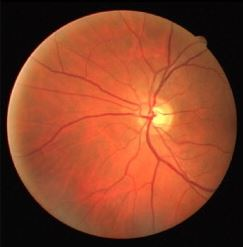
%> input picture retinal1.JPG, 243 x 247 px
$ octave --eval "result = util(imread('retinal1.JPG'));"   (GNU Octave 9; MATLAB toolbox functions it lacks are replaced by stand-ins)
%> lines starting %> are read from the running program, lines starting %| are printed output that depends on the picture; in (x1, y1, x2, y2) boxes, pixels count from 0 and x2, y2 are one past the last pixel; in counts of white or black regions, pixels touching at a corner belong together; the program's own positions count from 1
### vertical.m
function [C O]=vertical(A)
%A=imread('retinal1.jpg');
A=rgb2gray(A);
A=im2double(A);
%> A: size 247x243 double
B=A;
A=imcomplement(A);
[r c]=size(A);
%> r = 247; c = 243
%Vertical
vf=[-1 -2 0 2 1; -2 -4 0 4 2; -1 -2 0 2 1];
O=zeros(r,c);
C=zeros(r,c);
for i=2:r-1
    for j=3:c-2
        subimg=A(i-1:i+1,j-2:j+2);
        O(i,j)=sum(sum(vf.*subimg));
       % O2(i,j)=sum(sum(vf2.*subimg));
    end
end
for i=2:r-1

    for j=3:c-4
        flag=0;
        if O(i,j+1)>0 & O(i,j+2)<0

            adv=sum(O(i,j:j+3));

            if O(i,j)>0 & (O(i,j+3)<0 | adv>0)
                flag=1;
            else
            end
            if adv<0 & O(i,j+3)<0
                flag=1;
            else
            end
        else
        end

        if flag==1
            [v,p]=max(A(i,j:j+3));
            C(i,j+p-1)=1;
        end
    end
end
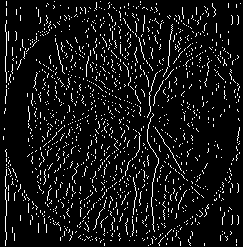
%> C: size 247x243 double; values 0 (black) and 1 (white), 7.8% white in thin lines or dots
%> after the loop, adv = -0.0627; p = 1; v = 0.976

### horizontal.m
function [C2 O2]=vertical(A)
%A=imread('retinal1.jpg');
A=rgb2gray(A);
A=im2double(A);
B=A;
A=imcomplement(A);
[r c]=size(A);
vf2=[-1 -2 -1; -2 -4 -2; 0 0 0 ; 2 4 2 ;1 2 1];
O2=zeros(r,c);
C2=zeros(r,c);
for i=3:r-2
    for j=2:c-1
        subimg=A(i-2:i+2,j-1:j+1);
        O2(i,j)=sum(sum(vf2.*subimg));
       % O2(i,j)=sum(sum(vf2.*subimg));
    end
end
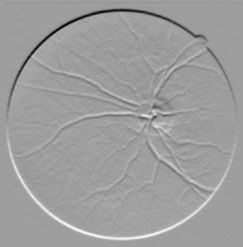
%> O2: size 247x243 double; min -6.34, max 3.89, mean -0.00119; drawn with min black and max white


for i=3:r-4

    for j=2:c-1
        flag=0;
        if O2(i+1,j)>0 & O2(i+2,j)<0

            adv=sum(O2(i:i+3,j));

            if O2(i,j)>0 & (O2(i+3,j)<0 | adv>0)
                flag=1;
            else
            end
            if adv<0 & O2(i+3,j)<0
                flag=1;
            else
            end
        else
        end

        if flag==1
            [v,p]=max(A(i:i+3,j));
            C2(i+p-1,j)=1;
        end
    end
end
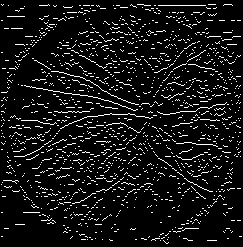
%> C2: size 247x243 double; values 0 (black) and 1 (white), 8.2% white in thin lines or dots
%> after the loop, adv = -0.0157


### diag45.m
function [C bwC]=diag45(A)


filter=[0 0 -1 0 0 0 0;0 -2 0 -2 0 0 0;-1 0 -4 0 0 0 0;....
     0 -2 0 0 0 2 0;0 0 0 0 4 0 1;0 0 0 2 0 2 0;0 0 0 0 1 0 0];
[m n]=size(filter);
A=rgb2gray(A);
A=im2double(A);
B=A;
A=imcomplement(A);
[r c]=size(A);
tm=floor(m/2);tn=floor(n/2);
B=zeros(r+2*tm,c+2*tn);
B(tm+1:tm+r,tn+1:tn+c)=A; % zero padded A
DA=zeros(r,c);
C=zeros(r,c);
bwC=zeros(r,c);

% APPLY THE FILTER ON B
for i=tm+1:r+tm
    for j=tn+1:c+tn
        subimg=B(i-tm:i+tm,j-tn:j+tn);
        DA(i-tm,j-tn)=sum(sum(filter.*subimg));
    end
end


% SEARCH FOR SPECIFIC COMBINATION OF SIGNS IN DA
% 4-window search

for i=1:r
    for j=1:c
        lenb=4;
        for step=0:3
            if i+step <=r & j+step <=c
                b(step+1)=DA(i+step,j+step);
            else
                lenb=step;
                break;
            end
        end

        % if lenb=4 then b is of length 4 otherwise
        % length of b is less than 4 and in that case we don't
        % search for specific combination of signs.

        if lenb==4;
            flag=0;
            % look if b has the specific combination of signs
            adv=mean(b);
            if b(2)>0 & b(3)<0
                if b(1)>0 & ( b(4)<0 | adv>0 )
                    flag=1;
                end
                if adv<0 & b(4)<0
                    flag=1;
                end
            end
            % perform the search for the local maxima in the
            % underlying image if the specific combination of signs if
            % detected i.e, if flag equals one
            if flag==1
                for step=0:3
                    a(step+1)=A(i+step,j+step);
                end
                [value position]=max(a);
                C(i+position-1,j+position-1)=max(b) + abs(min(b));
                bwC(i+position-1,j+position-1)=1;
            end
        end

    end
end
%> bwC: size 247x243 double; values 0 (black) and 1 (white), 10% white in thin lines or dots
%> after the loop, a = [0.965 0.976 0.973 0.973]; adv = -5.39; b = [-11.69 -11.69 -11.69 -11.69]; flag = 0; position = 2; value = 0.976


% [16 lines of commented-out code are left out]

### diag135.m
function [C bwC]=diag135(A)


% [4 lines of commented-out code are left out]
A=rgb2gray(A);
A=im2double(A);
B=A;
A=imcomplement(A);

filter=[0 0 0 0 1 0 0;0 0 0 2 0 2 0;0 0 0 0 4 0 1;....
        0 -2 0 0 0 2 0;-1 0 -4 0 0 0 0;0 -2 0 -2 0 0 0;0 0 -1 0 0 0 0];


[m n]=size(filter);
tm=floor(m/2);
tn=floor(n/2);
[r c]=size(A);

B=zeros(2*tm+r,2*tn+c);
B(tm+1:tm+r,tn+1:tn+c)=A; % B is zero padded A
DA=zeros(r,c);
C=zeros(r,c);
bwC=zeros(r,c);

% APPLY THE FILTER ON B
for i=tm+1:tm+r
    for j=tn+1:tn+c
        subimg=B(i-tm:i+tm,j-tn:j+tn);
        DA(i-tm,j-tn)=sum(sum(filter.*subimg));
    end
end
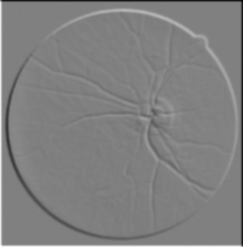
%> DA: size 247x243 double; min -11.84, max 11.67, mean 0.00245; drawn with min black and max white


for i=1:r
    for j=1:c
        lenb=4;
        for step=0:3
            if i-step >=1 & j+step <=c
                b(step+1)=DA(i-step,j+step);
            else
                lenb=step;
                break;
            end
        end

        % if lenb=4 then b is of length 4 otherwise
        % length of b is less than 4 and in that case we don't
        % search for specific combination of signs.

        if lenb==4;
            flag=0;
            % look if t has the specific combination of signs
            adv=mean(b);
            if b(2)>0 & b(3)<0
                if b(1)>0 & ( b(4)<0 | adv>0 )
                    flag=1;
                end
                if adv<0 & b(4)<0
                    flag=1;
                end
            end
            % perform the search for the local maxima in the
            % underlying image if the specific combination of signs if
            % detected i.e, if flag equals one
            if flag==1
                for step=0:3
                    a(step+1)=A(i-step,j+step);
                end
                [value position]=max(a);
                C(i-(position-1),j+(position-1))=max(b)+abs(min(b));
                bwC(i-(position-1),j+(position-1))=1;
            end
        end

    end
end
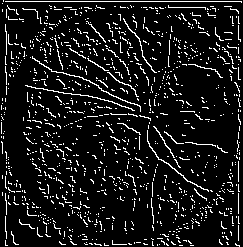
%> bwC: size 247x243 double; values 0 (black) and 1 (white), 9.5% white in thin lines or dots
%> after the loop, a = [0.976 0.973 0.976 0.976]; adv = 4.44e-16; b = [0.0157 -4.84 -8.74 -9.75]; flag = 1; position = 1


% figure,imshow(A);
% title('Original Image');
% OO=mat2gray(DA);
% figure,imshow(OO);
% title('Result Of DoOG');
% figure,imshow(mat2gray(C));
% title('Centerline');
%
% % C=bwareaopen(C,10);
% figure,imshow(bwC);
% title('Centerline');

% figure,imshow(C);
% title('Result Of Centerline detection');
% figure,imshow(imcomplement(Z));


% x=linspace(0,pi,500);
% y=sin(x);
% I=repmat(y,250,1);
% I=imrotate(I,-45);
%

### RegionGrowing.m
function [C2,Len]=regionGrowing(C2,A)
A=rgb2gray(A);
A=im2double(A);
B=A;
A=imcomplement(A);
Im= A+C2;
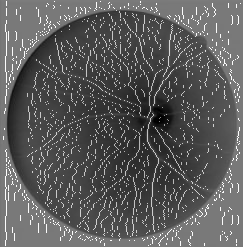
%> Im: size 247x243 double; min 0.0471, max 2, mean 0.749; drawn with min black and max white
[r c]=size(A);

std_H=double(std(Im(:)));
%> std_H = 0.346
mean_H=mean(Im(:));
%> mean_H = 0.749
alpha=0.000000001;
Im_T=mean_H - alpha*(std_H);
%> Im_T = 0.749
Len=zeros(r,c);
for i = 1:r
    for j = 1:c
        if C2(i,j)== 0 & Im(i,j) >= Im_T
            C2(i,j)=1;
        end
    end
end
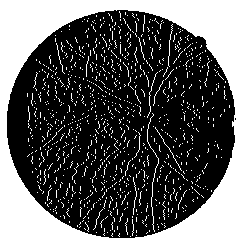
%> C2: size 247x243 double; values 0 (black) and 1 (white), 37.1% white; 1009 white regions (997 under 20 px), largest, box (x1, y1, x2, y2) and area: (0, 0, 243, 247) 18901, (147, 113, 159, 232) 119, (147, 72, 158, 118) 46
dj_H=DJSet(r*c);
for i = 2:r-1
    for j = 2:c-1
        if C2(i,j)==1 & C2(i+1,j)==1
            dj_H.union(c*(i-1)+j ,c*(i)+j);
        end
        if C2(i,j)==1 & C2(i,j+1)==1
            dj_H.union(c*(i-1)+j ,c*(i-1)+j+1);
        end
        if C2(i,j)==1 & C2(i,j-1)==1
            dj_H.union(c*(i-1)+j ,c*(i-1)+j-1);
        end
        if C2(i,j)==1 & C2(i-1,j)==1
            dj_H.union(c*(i-1)+j ,c*(i-2)+j);
        end

    end
end
min_points=max(dj_H.size)-1000;
min_points;
for i = 1:r
    for j = 1:c
        u=dj_H.root(c*(i-1)+j);
        if dj_H.size(u) > min_points
            C2(i,j)=1;
        end
        Len(i,j)=dj_H.size(u);
    end

end

### util.m
function [C_V,C_H,C_45,C_135]=util(A)
[C_V,V_DOOG]=vertical(A);
[C_H,H_DOOG]=horizontal(A);
[C_45,d45_DOOG]=diag45(A);
[C_135,d135_DOOG]=diag135(A);
[C_V,Len_V]=RegionGrowing(C_V,A);
[C_H,Len_H]=RegionGrowing(C_H,A);
[C_45,Len_45]=RegionGrowing(C_45,A);
[C_135,Len_135]=RegionGrowing(C_135,A);
[r,c]=size(C_H);
A=rgb2gray(A);
A=im2double(A);
IC_V=A+C_V;
IC_H=A+C_H;
IC_45=A+C_45;
IC_135=A+C_135;


% For Horizontal
Avg_H=zeros(r,c);
Max_H=zeros(r,c);
I_H=zeros(r,c);
for i= 1:r
    for j = 1:c
        Avg_H(i,j)=IC_H(i,j);
        Max_H(i,j)=IC_H(i,j);
        points=1;
        if i+1<=r
            Avg_H(i,j)=Avg_H(i,j)+IC_H(i+1,j);
            Max_H(i,j)=max(Max_H(i,j),IC_H(i+1,j));
            points=points+1;
        end

        if j+1<=c
            Avg_H(i,j)=Avg_H(i,j)+IC_H(i,j+1);
            Max_H(i,j)=max(Max_H(i,j),IC_H(i,j+1));
            points=points+1;
        end
        if i-1>=1
            Avg_H(i,j)=Avg_H(i,j)+IC_H(i-1,j);
            Max_H(i,j)=max(Max_H(i,j),IC_H(i-1,j));
            points=points+1;
        end
        if j-1>=1
            Avg_H(i,j)=Avg_H(i,j)+IC_H(i,j-1);
            Max_H(i,j)=max(Max_H(i,j),IC_H(i,j-1));
            points=points+1;
        end
        Avg_H(i,j)=Avg_H(i,j)/points;
        Temp=[Avg_H(i,j),Max_H(i,j)];
        I_H(i,j)=geomean(Temp);
    end
end


% For Vertical
Avg_V=zeros(r,c);
Max_V=zeros(r,c);
I_V=zeros(r,c);
for i= 1:r
    for j = 1:c
        Avg_V(i,j)=IC_V(i,j);
        Max_V(i,j)=IC_V(i,j);
        points=1;
        if i+1<=r
            Avg_V(i,j)=Avg_V(i,j)+IC_V(i+1,j);
            Max_V(i,j)=max(Max_V(i,j),IC_V(i+1,j));
            points=points+1;
        end
        if j+1<=c
            Avg_V(i,j)=Avg_V(i,j)+IC_V(i,j+1);
            Max_V(i,j)=max(Max_V(i,j),IC_V(i,j+1));
            points=points+1;
        end
        if i-1>=1
            Avg_V(i,j)=Avg_V(i,j)+IC_V(i-1,j);
            Max_V(i,j)=max(Max_V(i,j),IC_V(i-1,j));
            points=points+1;
        end
        if j-1>=1
            Avg_V(i,j)=Avg_V(i,j)+IC_V(i,j-1);
            Max_V(i,j)=max(Max_V(i,j),IC_V(i,j-1));
            points=points+1;
        end
        Avg_V(i,j)=Avg_V(i,j)/points;
        Temp=[Avg_V(i,j),Max_V(i,j)];
        I_V(i,j)=geomean(Temp);
    end
end


% For 45
Avg_45=zeros(r,c);
Max_45=zeros(r,c);
I_45=zeros(r,c);
for i= 1:r
    for j = 1:c
        Avg_45(i,j)=IC_45(i,j);
        Max_45(i,j)=IC_45(i,j);
        points=1;
        if i+1<=r
            Avg_45(i,j)=Avg_45(i,j)+IC_45(i+1,j);
            Max_45(i,j)=max(Max_45(i,j),IC_45(i+1,j));
            points=points+1;
        end
        if j+1<=c
            Avg_45(i,j)=Avg_45(i,j)+IC_45(i,j+1);
            Max_45(i,j)=max(Max_45(i,j),IC_45(i,j+1));
            points=points+1;
        end
        if i-1>=1
            Avg_45(i,j)=Avg_45(i,j)+IC_45(i-1,j);
            Max_45(i,j)=max(Max_45(i,j),IC_45(i-1,j));
            points=points+1;
        end
        if j-1>=1
            Avg_45(i,j)=Avg_45(i,j)+IC_45(i,j-1);
            Max_45(i,j)=max(Max_45(i,j),IC_45(i,j-1));
            points=points+1;
        end
        Avg_45(i,j)=Avg_45(i,j)/points;
        Temp=[Avg_45(i,j),Max_45(i,j)];
        I_45(i,j)=geomean(Temp);
    end
end


% For 135
Avg_135=zeros(r,c);
Max_135=zeros(r,c);
I_135=zeros(r,c);
for i= 1:r
    for j = 1:c
        Avg_135(i,j)=IC_135(i,j);
        Max_135(i,j)=IC_135(i,j);
        points=1;
        if i+1<=r
            Avg_135(i,j)=Avg_135(i,j)+IC_135(i+1,j);
            Max_135(i,j)=max(Max_135(i,j),IC_135(i+1,j));
            points=points+1;
        end
        if j+1<=c
            Avg_135(i,j)=Avg_135(i,j)+IC_135(i,j+1);
            Max_135(i,j)=max(Max_135(i,j),IC_135(i,j+1));
            points=points+1;
        end
        if i-1>=1
            Avg_135(i,j)=Avg_135(i,j)+IC_135(i-1,j);
            Max_135(i,j)=max(Max_135(i,j),IC_135(i-1,j));
            points=points+1;
        end
        if j-1>=1
            Avg_135(i,j)=Avg_135(i,j)+IC_135(i,j-1);
            Max_135(i,j)=max(Max_135(i,j),IC_135(i,j-1));
            points=points+1;
        end
        Avg_135(i,j)=Avg_135(i,j)/points;
        Temp=[Avg_135(i,j),Max_135(i,j)];
        I_135(i,j)=geomean(Temp);
    end
end
%Normalizing diagonal lengths
sqt2=sqrt(2);
for i= 1:r
    for j= 1:c
        Len_45(i,j)=Len_45(i,j)/sqt2;
        Len_135(i,j)=Len_135(i,j)/sqt2;
    end
end

% Calculating Reference values
%Vertical
sz=randi([50,100],1,1);
s_x=randi([1,r],1,sz(1,1));
s_y=randi([1,c],1,sz(1,1));
IS_v=zeros(1,sz(1,1));
LS_v=zeros(1,sz(1,1));
for i = 1:1
    for j = 1:sz(1,1)
        x=s_x(i,j);
        y=s_y(i,j);
        IS_v(i,j)=I_V(x,y);
        LS_v(i,j)=Len_V(x,y);
    end
end
MI_v= mean(IS_v);
stdI_v=std(IS_v);
Ix_V=MI_v-stdI_v;
L_V=mean(LS_v);

%Horizontal

IS_H=zeros(1,sz(1,1));
LS_H=zeros(1,sz(1,1));
for i = 1:1
    for j = 1:sz(1,1)
        x=s_x(i,j);
        y=s_y(i,j);
        IS_H(i,j)=I_H(x,y);
        LS_H(i,j)=Len_H(x,y);
    end
end
MI_H= mean(IS_H);
stdI_H=std(IS_H);
Ix_H=MI_H-stdI_H;
L_H=mean(LS_H);

%45
IS_45=zeros(1,sz(1,1));
LS_45=zeros(1,sz(1,1));
for i = 1:1
    for j = 1:sz(1,1)
        x=s_x(i,j);
        y=s_y(i,j);
        IS_45(i,j)=I_45(x,y);
        LS_45(i,j)=Len_45(x,y);
    end
end
MI_45= mean(IS_45);
stdI_45=std(IS_45);
Ix_45=MI_45-stdI_45;
L_45=mean(LS_45);

% 135

IS_135=zeros(1,sz(1,1));
LS_135=zeros(1,sz(1,1));
for i = 1:1
    for j = 1:sz(1,1)
        x=s_x(i,j);
        y=s_y(i,j);
        IS_135(i,j)=I_135(x,y);
        LS_135(i,j)=Len_135(x,y);
    end
end
MI_135= mean(IS_135);
stdI_135=std(IS_135);
Ix_135=MI_135-stdI_135;
L_135=mean(LS_135);
%Global Set
IS_g=cat(2,IS_v,IS_H,IS_45,IS_135);
LS_g=cat(2,LS_v,LS_H,LS_45,LS_135);
MI_g=mean(IS_g);
stdI_g=std(IS_g);
I_g=MI_g-stdI_g;
L_g=mean(LS_g);
Ix_V=max(Ix_V,I_g);
Ix_H=max(Ix_H,I_g);
Ix_45=max(Ix_45,I_g);
Ix_135=max(Ix_135,I_g);
L_V=max(L_V,L_g);
L_H=max(L_H,L_g);
L_45=max(L_45,L_g);
L_135=max(L_135,L_g);

%Validating Step
% For Vertical
I_V_T=Ix_V*sqrt(L_V);
for i = 1:r
    for j=1:c
        if C_V(i,j)==0
            continue
        else
            Curr_I=I_V(i,j);
            Curr_L=Len_V(i,j);
            if Curr_I*sqrt(Curr_L) >= I_V_T
                C_V(i,j)=1;
            end
        end
    end
end
% For Horizontal
I_H_T=Ix_H*sqrt(L_H);
for i = 1:r
    for j=1:c
        if C_H(i,j)==0
            continue
        else
            Curr_I=I_H(i,j);
            Curr_L=Len_H(i,j);
            if Curr_I*sqrt(Curr_L) >= I_H_T
                C_H(i,j)=1;
            end
        end
    end
end

% For 45 degree
I_45_T=Ix_45*sqrt(L_45);
for i = 1:r
    for j=1:c
        if C_45(i,j)==0
            continue
        else
            Curr_I=I_45(i,j);
            Curr_L=Len_45(i,j);
            if Curr_I*sqrt(Curr_L) >= I_45_T
                C_45(i,j)=1;
            end
        end
    end
end
% For 135 degree
I_135_T=Ix_135*sqrt(L_135);
for i = 1:r
    for j=1:c
        if C_135(i,j)==0
            continue
        else
            Curr_I=I_135(i,j);
            Curr_L=Len_135(i,j);
            if Curr_I*sqrt(Curr_L) >= I_135_T
                C_135(i,j)=1;
            end
        end
    end
end

% [4 lines of commented-out code are left out]
%> (the run ends here)
